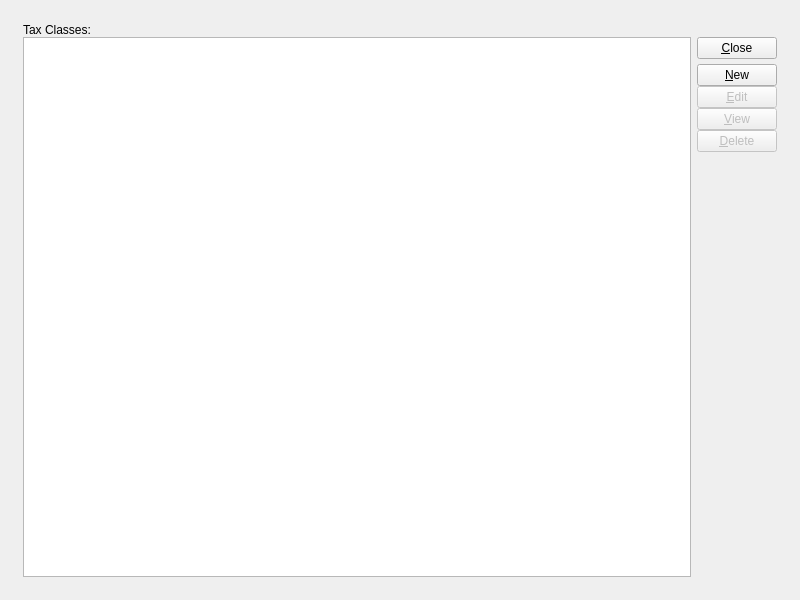
<?xml version="1.0" encoding="UTF-8"?>
<ui version="4.0">
 <comment>This file is part of the xTuple ERP: PostBooks Edition, a free and
open source Enterprise Resource Planning software suite,
Copyright (c) 1999-2010 by OpenMFG LLC, d/b/a xTuple.
It is licensed to you under the Common Public Attribution License
version 1.0, the full text of which (including xTuple-specific Exhibits)
is available at www.xtuple.com/CPAL.  By using this software, you agree
to be bound by its terms.</comment>
 <class>taxClasses</class>
 <widget class="QWidget" name="taxClasses">
  <property name="geometry">
   <rect>
    <x>0</x>
    <y>0</y>
    <width>800</width>
    <height>600</height>
   </rect>
  </property>
  <property name="windowTitle">
   <string>List Tax Classes</string>
  </property>
  <layout class="QGridLayout" name="gridLayout">
   <item row="0" column="0">
    <layout class="QVBoxLayout" name="verticalLayout">
     <property name="spacing">
      <number>0</number>
     </property>
     <property name="margin">
      <number>12</number>
     </property>
     <item>
      <widget class="QLabel" name="_taxclassLit">
       <property name="text">
        <string>Tax Classes:</string>
       </property>
      </widget>
     </item>
     <item>
      <layout class="QHBoxLayout" name="horizontalLayout">
       <item>
        <widget class="XTreeWidget" name="_taxclass">
         <property name="columnCount">
          <number>0</number>
         </property>
         <item/>
         <item/>
         <item/>
         <item/>
        </widget>
       </item>
       <item>
        <layout class="QVBoxLayout">
         <property name="spacing">
          <number>0</number>
         </property>
         <property name="margin">
          <number>0</number>
         </property>
         <item>
          <layout class="QVBoxLayout">
           <property name="spacing">
            <number>0</number>
           </property>
           <property name="margin">
            <number>0</number>
           </property>
           <item>
            <widget class="QPushButton" name="_close">
             <property name="text">
              <string>&amp;Close</string>
             </property>
            </widget>
           </item>
           <item>
            <spacer name="verticalSpacer">
             <property name="orientation">
              <enum>Qt::Vertical</enum>
             </property>
             <property name="sizeType">
              <enum>QSizePolicy::Preferred</enum>
             </property>
             <property name="sizeHint" stdset="0">
              <size>
               <width>20</width>
               <height>5</height>
              </size>
             </property>
            </spacer>
           </item>
           <item>
            <layout class="QVBoxLayout">
             <property name="spacing">
              <number>0</number>
             </property>
             <property name="margin">
              <number>0</number>
             </property>
             <item>
              <widget class="QPushButton" name="_new">
               <property name="text">
                <string>&amp;New</string>
               </property>
              </widget>
             </item>
             <item>
              <widget class="QPushButton" name="_edit">
               <property name="enabled">
                <bool>false</bool>
               </property>
               <property name="text">
                <string>&amp;Edit</string>
               </property>
              </widget>
             </item>
             <item>
              <widget class="QPushButton" name="_view">
               <property name="enabled">
                <bool>false</bool>
               </property>
               <property name="text">
                <string>&amp;View</string>
               </property>
              </widget>
             </item>
             <item>
              <widget class="QPushButton" name="_delete">
               <property name="enabled">
                <bool>false</bool>
               </property>
               <property name="text">
                <string>&amp;Delete</string>
               </property>
              </widget>
             </item>
            </layout>
           </item>
          </layout>
         </item>
         <item>
          <spacer name="Spacer12">
           <property name="orientation">
            <enum>Qt::Vertical</enum>
           </property>
           <property name="sizeType">
            <enum>QSizePolicy::Expanding</enum>
           </property>
           <property name="sizeHint" stdset="0">
            <size>
             <width>20</width>
             <height>151</height>
            </size>
           </property>
          </spacer>
         </item>
        </layout>
       </item>
      </layout>
     </item>
    </layout>
   </item>
  </layout>
 </widget>
 <layoutdefault spacing="6" margin="11"/>
 <pixmapfunction>qPixmapFromMimeSource</pixmapfunction>
 <customwidgets>
  <customwidget>
   <class>XTreeWidget</class>
   <extends>QTreeWidget</extends>
   <header>xtreewidget.h</header>
   <container>1</container>
  </customwidget>
 </customwidgets>
 <tabstops>
  <tabstop>_taxclass</tabstop>
  <tabstop>_new</tabstop>
  <tabstop>_edit</tabstop>
  <tabstop>_view</tabstop>
  <tabstop>_delete</tabstop>
  <tabstop>_close</tabstop>
 </tabstops>
 <resources/>
 <connections>
  <connection>
   <sender>_close</sender>
   <signal>clicked()</signal>
   <receiver>taxClasses</receiver>
   <slot>close()</slot>
   <hints>
    <hint type="sourcelabel">
     <x>20</x>
     <y>20</y>
    </hint>
    <hint type="destinationlabel">
     <x>20</x>
     <y>20</y>
    </hint>
   </hints>
  </connection>
  <connection>
   <sender>_taxclass</sender>
   <signal>valid(bool)</signal>
   <receiver>_view</receiver>
   <slot>setEnabled(bool)</slot>
   <hints>
    <hint type="sourcelabel">
     <x>20</x>
     <y>20</y>
    </hint>
    <hint type="destinationlabel">
     <x>20</x>
     <y>20</y>
    </hint>
   </hints>
  </connection>
 </connections>
</ui>
